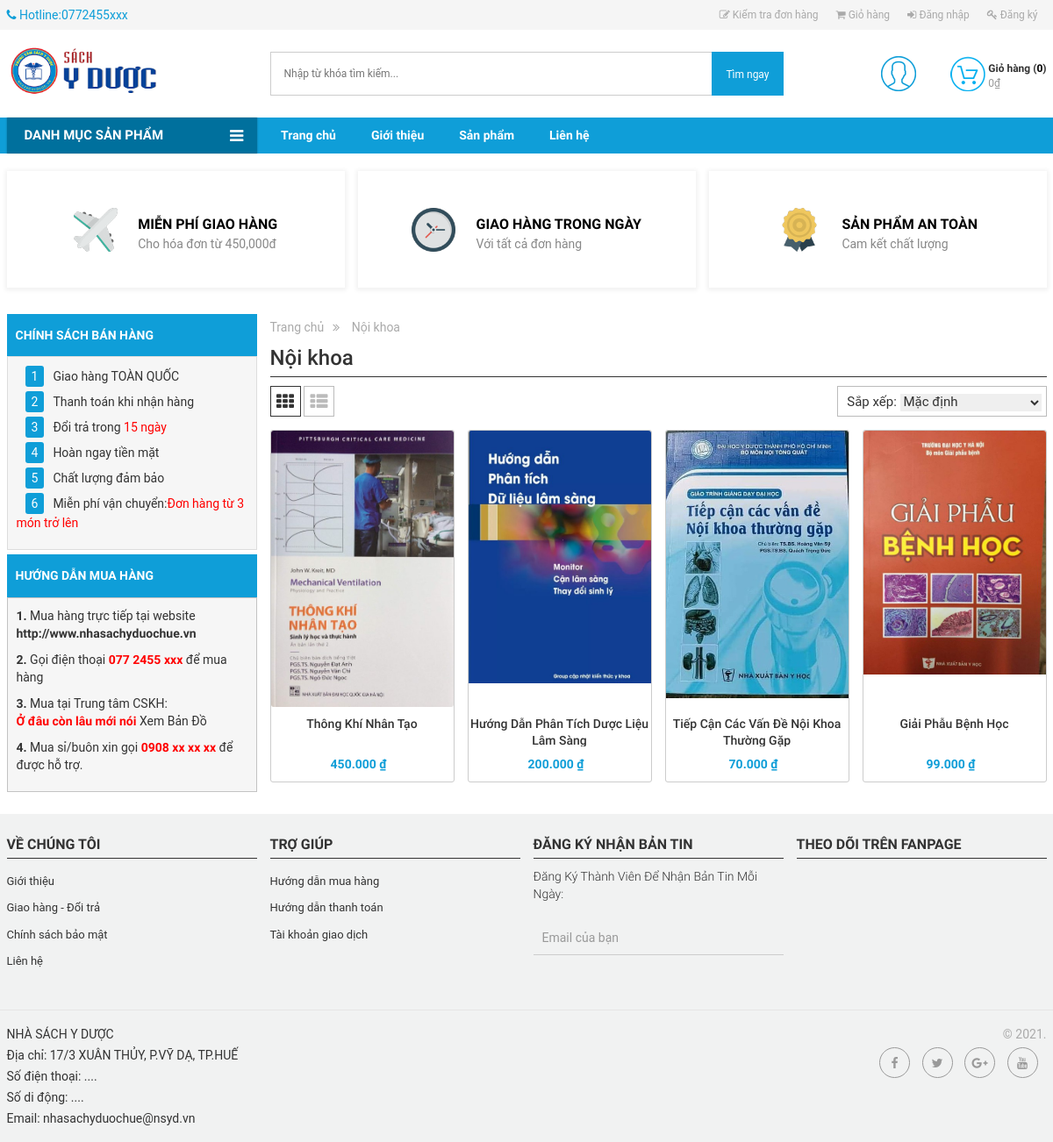
Page /Project12/site/index.php?view=listproduct&id=7 on the committed database.
### tables this page shows
CREATE TABLE `category` (
  `id` int(11) NOT NULL,
  `CatName` varchar(255) NOT NULL,
  `Status` tinyint(1) NOT NULL
);

CREATE TABLE `product` (
  `pro_id` int(11) NOT NULL,
  `ProName` varchar(255) NOT NULL,
  `id` int(11) NOT NULL,
  `price` int(20) NOT NULL,
  `image` varchar(255) NOT NULL,
  `sale_off` int(20) NOT NULL,
  `mota` text NOT NULL,
  `status` tinyint(1) NOT NULL
);

### Project12/site/layouts/listproduct.php (the view, shortened to what this page needs)
<?php
    $sqlCat = "SELECT * FROM category WHERE id=".$_GET["id"];
    $resultCat = mysqli_query($conn,$sqlCat);
    $dataCat =  mysqli_fetch_row($resultCat);
 ?>
        <div class="col-md-9">
            <div class="breadcrumb clearfix">
                <ul>
                    <li itemtype="http://shema.org/Breadcrumb" itemscope="" class="home">
                        <a title="Đến trang chủ" href="/" itemprop="url"><span itemprop="title">Trang chủ</span></a>
                    </li>
                    <li itemtype="http://shema.org/Breadcrumb" itemscope="" class="category17 icon-li">
                        <div class="link-site-more">
                            <a title="" href="/san-pham/nghao-so-oc-33804" itemprop="url">
                            <span itemprop="title"><?php echo $dataCat[1];?></span>
                            </a>
                        </div>
                    </li>
                </ul>
            </div>
            <div class="product-content">
                <h1 title="products" class="page_heading ">
                    <?php echo $dataCat[1];?>
                </h1>
                <div class="sortPagibar m-b-15 clearfix">
                    <div class="pull-left">
                        <div class="collection_view">
                            <button type="button" title="Gird" class="change_view change_view_active" data-view="grid">
                            <span class="icon_fallback_text">
                            <span class="fa fa-th" aria-hidden="true"></span>
                            </span>
                            </button>
                            <button type="button" title="List" class="change_view" data-view="list">
                            <span class="icon_fallback_text">
                            <span class="fa fa-th-list" aria-hidden="true"></span>
                            </span>
                            </button>
                        </div>
                    </div>
                    <div class="pull-right">
                        <div class="browse-tags">
                            <span class="sort-view">Sắp xếp:</span>
                            <span class="custom-dropdown custom-dropdown--white">
                                <select class="selectProductSort sort-by custom-dropdown__select custom-dropdown__select--white" id="lbsort" onchange="window.location.href = this.options[this.selectedIndex].value">
                                    <option selected="selected" value=" ?sort=index&amp;order =asc">Mặc định</option>
                                </select>
                            </span>
                        </div>
                    </div>
                </div>
                <div class="product_list grid clearfix">
                         <?php
        $sqlSelect = "SELECT * FROM product WHERE id=".$_GET["id"];
        $result = mysqli_query($conn, $sqlSelect) or die("Lỗi truy vấn");
        while ($row = mysqli_fetch_array($result)) {
            ?>
                    <div class="col-lg-3 col-md-4 col-sm-6 col-xs-6 product-wrapper zoomIn wow" style="visibility: visible; animation-name: zoomIn;">
                        <div class="product-block product-resize m-b-20 fixheight" style="height: 295px;">
                            <div class="product-image image-resize" style="height: 208px;">
                                <a href="">
                                <img class="first-img" src="../public/Uploads/product/<?php echo $row["image"] ?>" alt="">
                                </a>
                                <div class="product-actions hidden-xs">
                                </div>
                            </div>
                            <div class="product-info text-center m-t-xxs-20">
                                <h3 class="pro-name">
                                    <a href="" title=""><?php echo $row["ProName"] ?></a>
                                </h3>
                                <div class="pro-prices">
                                    <span class="pro-price"><?php $price = (int)$row["price"] ; echo number_format($price,0,",","."); ?>&nbsp;₫</span>
                                </div>
                            </div>
                        </div>
                    </div>
                    <?php } ?>
                </div>
            </div>
        </div>

### rows in the picture
category: CatName "Nội khoa"
product: image (picture), ProName "Thông Khí Nhân Tạo", price "450.000"
product: image (picture), ProName "Hướng Dẫn Phân Tích Dược Liệu Lâm Sàng", price "200.000"
product: image (picture), ProName "Tiếp Cận Các Vấn Đề Nội Khoa Thường Gặp", price "70.000"
product: image (picture), ProName "Giải Phẫu Bệnh Học", price "99.000"

### other values in the picture
$number "0"
$total "0"
